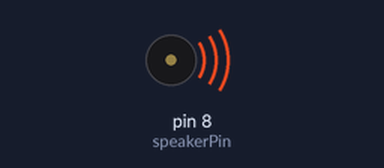
Bench run of a sketch on a simulated Arduino Uno, built with avr-gcc and run on an emulated ATmega328P. On the bench: buzzer (waves = sounding).

Above: at 0.1 s.
Timing chart, 0 to 1.6 s (numbered marks = the images above):
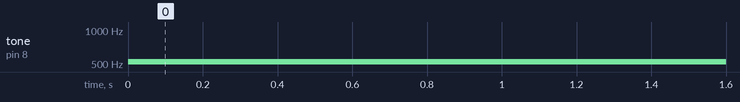

The sketch:

PortfolioAssignment13B.ino
```cpp
char val;
int speakerPin = 8;

void setup() {
  Serial.begin(9600);
  pinMode(speakerPin, OUTPUT);
}

void loop() {
  while (Serial.available()) {
    val = Serial.read();
  }
  if (val == 'a') {
    tone(speakerPin, 262);
  }
  else if (val == 'b') {
    tone(speakerPin, 277);
  }
  else if (val == 'c') {
    tone(speakerPin, 294);
  }
  else if (val == 'd') {
    tone(speakerPin, 311);
  }
  else if (val == 'e') {
    tone(speakerPin, 330);
  }
  else if (val == 'f') {
    tone(speakerPin, 349);
  }
  else if (val == 'g') {
    tone(speakerPin, 370);
  }
  else if (val == 'h') {
    tone(speakerPin, 392);
  }
  else if (val == 'i') {
    tone(speakerPin, 415);
  }
  else if(val == 'j') {
    tone(speakerPin, 440);
  }
  else if (val == 'k') {
    tone(speakerPin, 466);
  }
  else if (val == 'l') {
    tone(speakerPin, 493);
  }
  else {
    tone(speakerPin, 523);
  }
}
```

Measured:
- by itself, tone on pin 8 (speakerPin): silent → 523 Hz at 0.00 s
